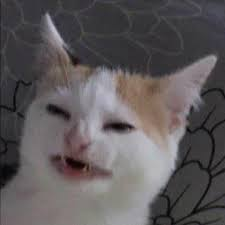
#> input picture python/examples/transformation/shifting/cat.jpg, 225 x 225 px
$ python shifting.py
#> lines starting #> are read from the running program, lines starting #| are printed output that depends on the picture
import cv2
import numpy as np

# Image translation example
if __name__ == '__main__':
    img = cv2.imread('cat.jpg')
#> img is the input picture: shape (225, 225, 3); mean B, G, R 90.8, 89.3, 94

    height, width, _ = img.shape
#> height = 225; width = 225

    # shift the image 20 pixels to the right and 50 pixels to the bottom
    M = np.float32(
        [
            [1, 0, 20],
            [0, 1, 50]
        ])
    output = cv2.warpAffine(img, M, (width, height))
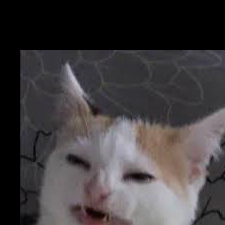
#> output: shape (225, 225, 3); mean B, G, R 63.5, 62, 65.8

    cv2.imshow('raw', img)
    cv2.imshow('image_shifted', output)
    cv2.waitKey(0)
